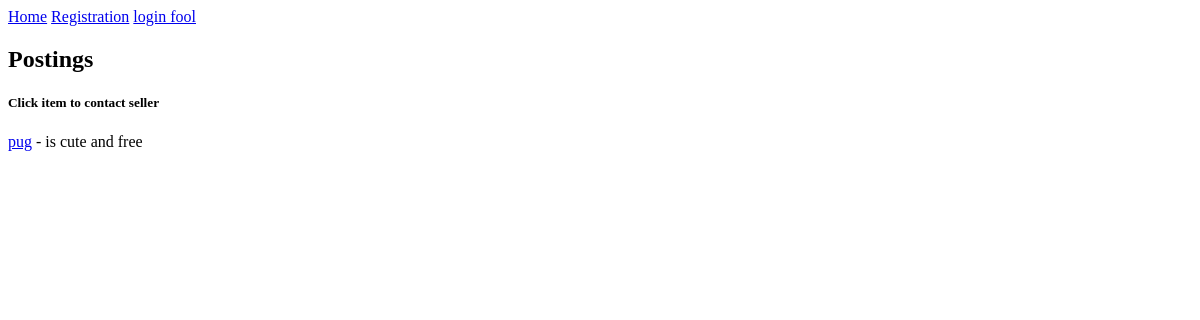
The app's page /post_by_sub/1/, older data.
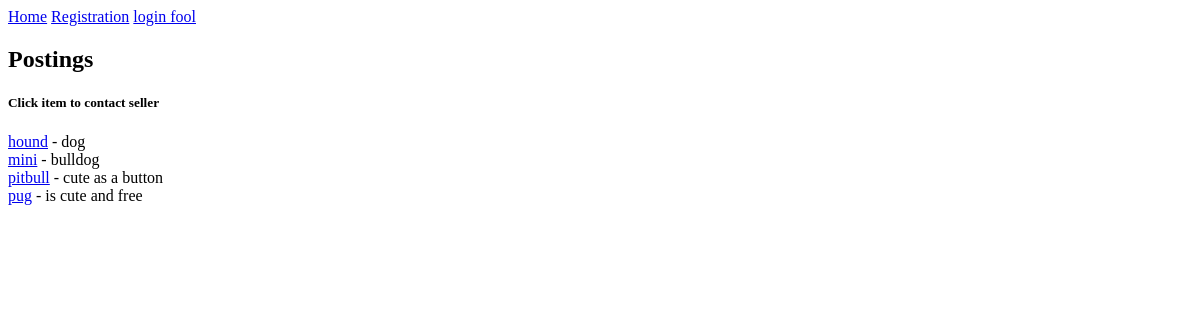
The same page, newer data.
### app/models.py (models this page shows)
class Post(models.Model):
    subcategory = models.ForeignKey(SubCategory)
    title = models.CharField(max_length=30)
    description = models.TextField()
    time_created = models.DateTimeField(auto_now_add=True)
    user = models.ForeignKey("auth.User")
    def __str__(self):
        return self.title
    class Meta:
        ordering = ["-time_created"]

### app/views.py (the view)
# urls.py: url(r'^post_by_sub/(?P<pk>\d+)/$', PostView.as_view(), name="post_view"),
class PostView(ListView):
    def get_queryset(self):
        return Post.objects.filter(subcategory=self.kwargs.get('pk'))

### templates/app/post_list.html
{% extends 'base.html' %}
{% block content %}
    <h2>Postings</h2>
    <h5>Click item to contact seller</h5>
    {% for item in object_list %}
        <div><a href="#">{{ item }}</a> - {{ item.description }}</div>
    {% endfor %}
{% endblock %}

Row changes from the older to the newer data that the page shows:
added Post: title "hound", description "dog"
added Post: title "mini", description "bulldog"
added Post: title "pitbull", description "cute as a button"
